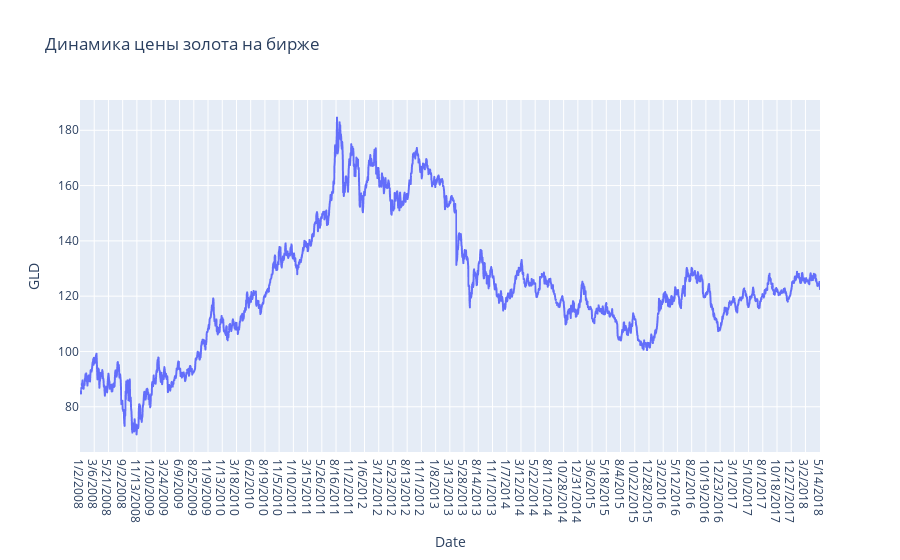

Source (notebook cell):
### Code cell
fig = px.line(data, x='Date', y='GLD', title="Динамика цены золота на бирже")
fig.show()

### Figure 1 — Plotly figure (JSON) as saved in the notebook; plotly's stock layout.template omitted (floating-point values rounded to 4 significant figures; data arrays with more than 128 entries replaced by an {"elided": "..."} marker saying what was removed)
{"data": [{"hovertemplate": "Date=%{x}<br>GLD=%{y}<extra></extra>", "legendgroup": "", "line": {"color": "#636efa", "dash": "solid"}, "marker": {"symbol": "circle"}, "mode": "lines", "name": "", "showlegend": false, "type": "scattergl", "x": {"elided": "2290 str values"}, "xaxis": "x", "y": {"elided": "2290 float values"}, "yaxis": "y"}], "layout": {"legend": {"tracegroupgap": 0}, "title": {"text": "Динамика цены золота на бирже"}, "xaxis": {"anchor": "y", "domain": [0, 1], "title": {"text": "Date"}}, "yaxis": {"anchor": "x", "domain": [0, 1], "title": {"text": "GLD"}}}}
